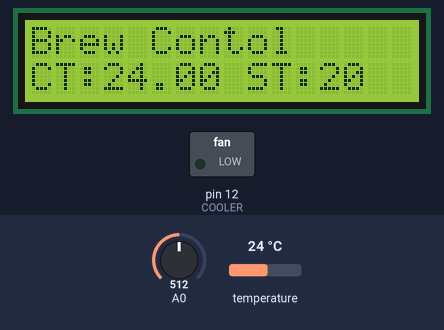
This sketch was run on a simulated Arduino Uno, built with avr-gcc and run on an emulated ATmega328P. On the bench: 16×2 character LCD, switched loads named in the sketch (green lamp = pin HIGH). Inputs (shaded band) come from the test bench; at power-on: A0 = 512, temperature 24 °C.

Above: at 1.2 s.
1.3 s: A0 set to 546
At 2.7 s:
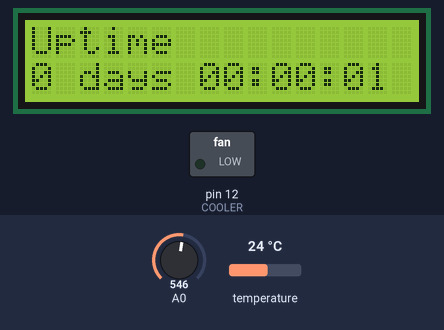
4.3 s: temperature set to 12 °C
At 4.9 s:
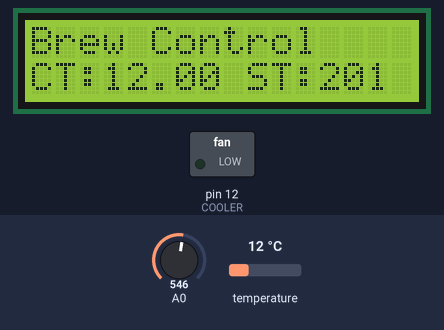
5.9 s: temperature set to 19 °C
At 6.5 s:
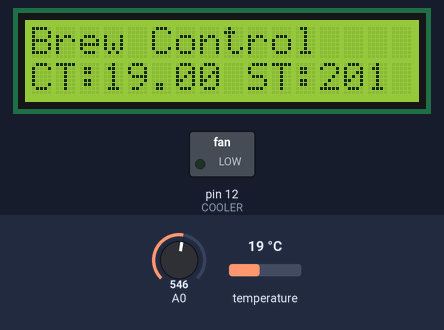
7.4 s: A0 set to 306
At 7.9 s:
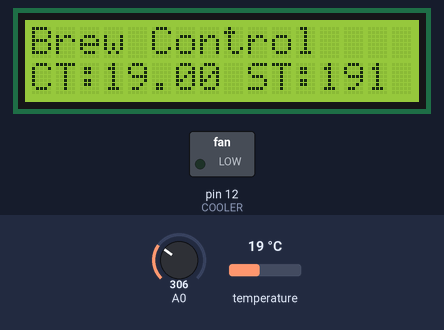
9.1 s: temperature set to 28 °C
At 9.5 s:
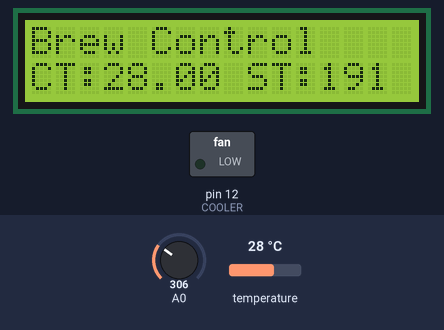
10.7 s: A0 set to 122
At 12.3 s:
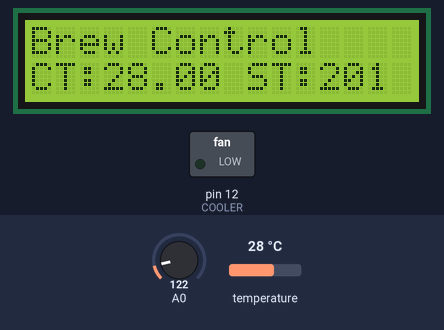
Timing chart, 0 to 13.4 s (numbered marks = the images above; inputs shaded):
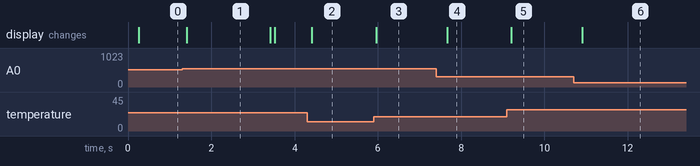

Measured:
- the behaviour switches between 534 and 535 on A0 (found by bisection; images 0 and 1)
- after the input at 1.3 s, the display: changes after 0.11 s (image 1)
- after the input at 4.3 s, the display: changes after 0.11 s (image 2)
- after the input at 5.9 s, the display: changes after 0.06 s (image 3)
- after the input at 7.4 s, the display: changes after 0.26 s (image 4)
- after the input at 9.1 s, the display: changes after 0.11 s (image 5)
- after the input at 10.7 s, the display: changes after 0.21 s (image 6)

The sketch:

brew-control.ino
```cpp
#include <OneWire.h>
#include <DallasTemperature.h>
#include <LiquidCrystal.h>

//Temperature Sensor
// Data wire is plugged into port 2 on the Arduino
#define ONE_WIRE_BUS 2

//From 12 to 9.
//12 Max Precision
//9 Min precision
#define TEMPERATURE_PRECISION 9

// Setup a oneWire instance to communicate with any OneWire devices (not just Maxim/Dallas temperature ICs)
OneWire oneWire(ONE_WIRE_BUS);
// Pass our oneWire reference to Dallas Temperature.
DallasTemperature sensors(&oneWire);
// We'll use this variable to store the device address
DeviceAddress tempDeviceAddress;

//Relay
int COOLER = 12;

//LCD
LiquidCrystal lcd(8, 9, 4, 5, 6, 7);

//Possible Keys
//30 Right Key - Key 0
//150 Up Key - Key 1
//360 Down Key - Key 2
//535 Left Key - Key 3
//760 Select Key - Key 4
int  key_val[5] ={30, 150, 360, 535, 760};
int NUM_KEYS = 5;
char tempMessage[16];
int key=-1;
  int oldkey=-1;
// Set Temperature.
int setTemp;

unsigned long switchTime;
unsigned long currentmillis;

void setup(void)
{
  lcd.begin(16, 2);
  lcd.print("Brew Contol");
  sensors.begin();
  sensors.getAddress(tempDeviceAddress, 0);
	// set the resolution to TEMPERATURE_PRECISION bit.
	sensors.setResolution(tempDeviceAddress, TEMPERATURE_PRECISION);
  setTemp = 20;
  switchTime = 0;
  pinMode(COOLER, OUTPUT);
}

void loop(void)
{
  currentmillis = millis();
  readkeys(); // Read keypad.
  sensors.requestTemperatures(); // Send the command to get temperatures
  float tempC = sensors.getTempC(tempDeviceAddress);
  lcd.setCursor(0, 2);
  String strOut = "CT:" + String(tempC) + " ST:" + String(setTemp);
  lcd.print(strOut);
  if(currentmillis-switchTime > 120000) { //Wait 2 Minutes to turn on/off the fridge.
    if (tempC > setTemp){
      digitalWrite(COOLER, HIGH);  //Turn on the fridge
    }
    else
    {
      digitalWrite(COOLER, LOW);
    }
    switchTime = millis();
  }

}

//Reads the keypad
void readkeys(void){
  int key_in = analogRead(0);       // read the value from the sensor
  key = get_key(key_in);        // convert into key press
  if (key != oldkey)            // if keypress is detected
  {
    delay(50);                  // wait for debounce time
    key_in = analogRead(0);     // read the value from the sensor
    key = get_key(key_in);      // convert into key press
    if (key != oldkey)
    {
      oldkey = key;
      switch (key) {
          case 1:
            setTemp++;           // increase set temperature
            break;
          case 2:
            setTemp--;          // decrese set temperature
            break;
          case 4:
            cleanLine(0);
            lcd.print("Uptime");
            cleanLine(2);
            lcd.print(uptime());
            delay(2000);
            cleanLine(0);
            lcd.print("Brew Control");
            break;
        }
    }
  }
}

//Return the pressed key
int get_key(unsigned int input)
{
  int k;
  for (k = 0; k < NUM_KEYS; k++)
  {
    if (input < key_val[k])
      return k;
  }
  return -1;
}

char *uptime() // Function made to millis() be an optional parameter
{
  return (char *)uptime(millis()); // call original uptime function with unsigned long millis() value
}

char *uptime(unsigned long milli)
{
  static char _return[32];
  unsigned long secs=milli/1000, mins=secs/60;
  unsigned int hours=mins/60, days=hours/24;
  milli-=secs*1000;
  secs-=mins*60;
  mins-=hours*60;
  hours-=days*24;
  sprintf(_return,"%d days %2.2d:%2.2d:%2.2d", (byte)days, (byte)hours, (byte)mins, (byte)secs);
  return _return;
}

void cleanLine(int line){
   lcd.setCursor(0, line);
   lcd.print("                ");
   lcd.setCursor(0, line);
}
```
